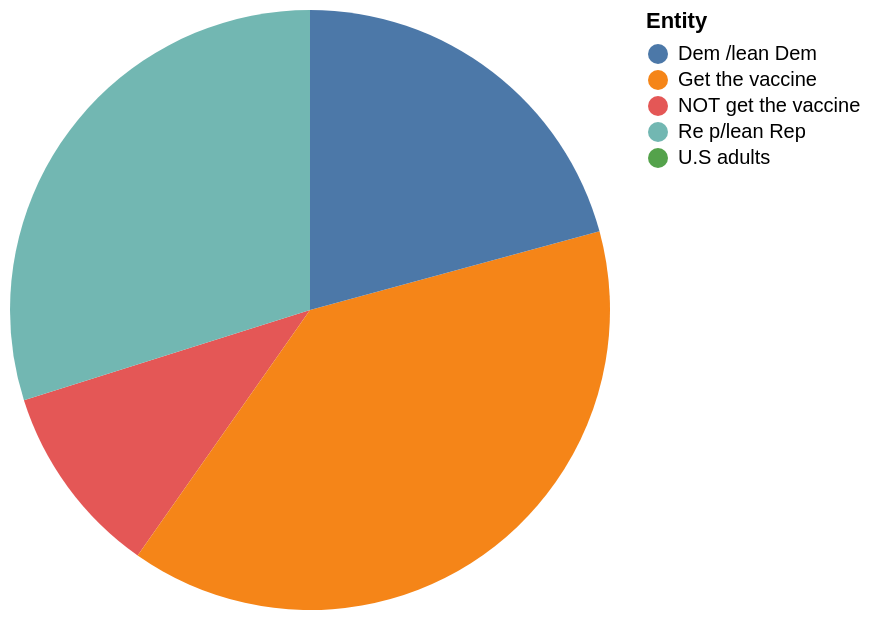

The Vega-Lite source for this figure:
### Vega-Lite specification from a JSON file in a GitHub repository (floating-point values rounded to 4 significant figures)
{"$schema": "https://vega.github.io/schema/vega-lite/v5.json", "description": "Pie chart auto-generated from CSV", "data": {"values": [{"Entity": "NOT get the vaccine", "A great deal": "8.0", "A fair amount": "37", "Not too much/ None at all": "55"}, {"Entity": "Get the vaccine", "A great deal": "30.0", "A fair amount": "54", "Not too much/ None at all": "16"}, {"Entity": "Those who would definitely |probably", "A great deal": "nan", "A fair amount": "0", "Not too much/ None at all": "0"}, {"Entity": "Dem /lean Dem", "A great deal": "16.0", "A fair amount": "50", "Not too much/ None at all": "34"}, {"Entity": "Re p/lean Rep", "A great deal": "23.0", "A fair amount": "41", "Not too much/ None at all": "36"}, {"Entity": "U.S adults", "A great deal": "19.0", "A fair amount": "45", "Not too much/ None at all": "35"}]}, "mark": "arc", "encoding": {"theta": {"field": "A great deal", "type": "quantitative"}, "color": {"field": "Entity", "type": "nominal"}}}
